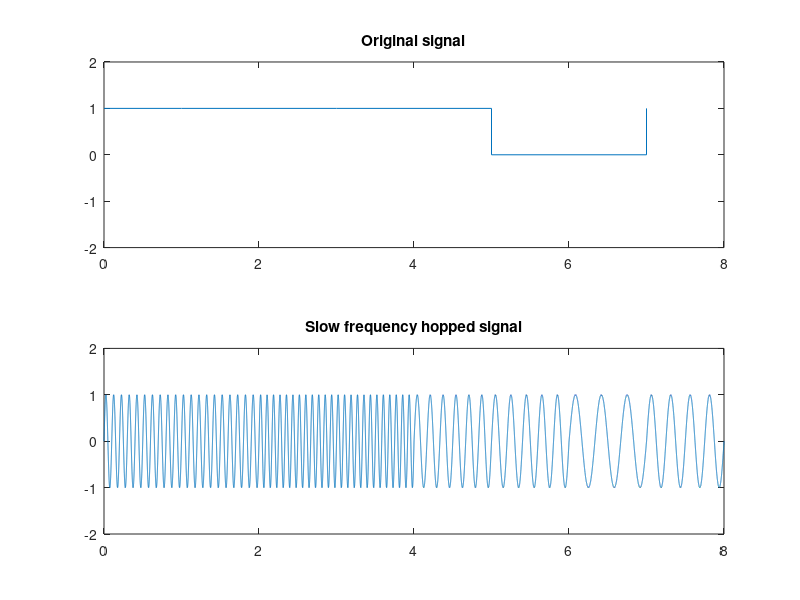
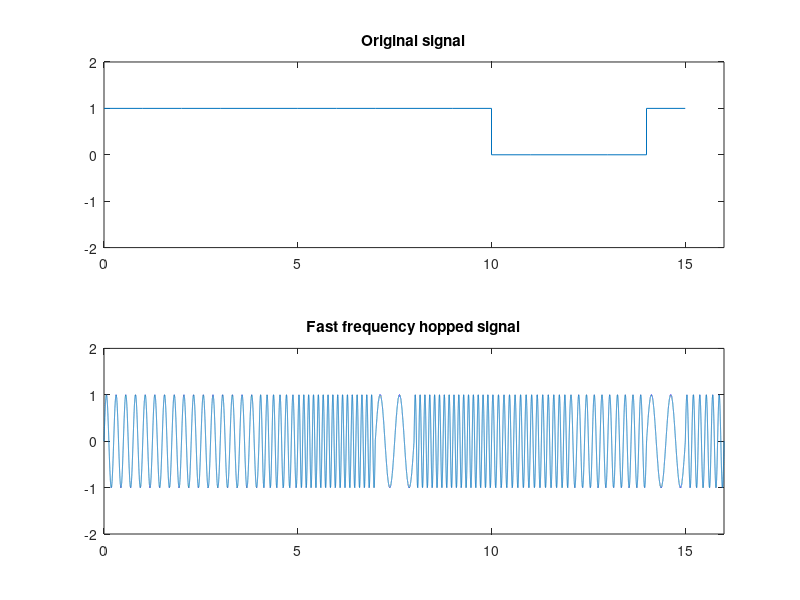

Write MATLAB code to recreate these figures, in order.
clc;
close all;
clear all;

N = 8;
bits = randi([0 1],N,1)

% Slow Hop
chip = randi([1 8],N/2,1)
n = 0:0.0001:1;
tx_fsk = [];
% BFSK Modulator + Mixer
for i=1:N/2
    if bits(2*i-1) == 1
       choice = sin(2*2*chip(i)*pi*n);
    else
       choice = sin(2*(2*chip(i)-1)*pi*n);
    end
    tx_fsk = [tx_fsk choice];
    if bits(2*i) == 1
       choice = sin(2*2*chip(i)*pi*n);
    else
       choice = sin((2*(2*chip(i)-1)*pi*n));
    end
    tx_fsk = [tx_fsk choice];
end

figure("NAME", "Slow frequency hop");

subplot(2,1,1);
stairs(0:1:N-1,bits);
axis([0 N -2 2]);
title("Original signal")

subplot(2,1,2);
plot(0:0.0001:N+(N-1)*0.0001,tx_fsk);
axis([0 N -2 2]);
title("Slow frequency hopped signal")

% Fast Hop
bits_fast_hop = [];
for i = 1:N
   bits_fast_hop = [bits_fast_hop [bits(i) bits(i)]]; % original signal is expanded
end
chip = randi([1 4],2*N,1);
tx_fsk_fast_hop = [];
% BFSK Modulator + Mixer
for i=1:2*N
    if bits_fast_hop(i) == 1
       choice = sin(2*2*chip(i)*pi*n);
    else
       choice = sin(2*(2*chip(i)-1)*pi*n);
    end
    tx_fsk_fast_hop = [tx_fsk_fast_hop choice];
end

figure("NAME", "Fast frequency hop");

subplot(2,1,1);
stairs(0:1:2*N-1,bits_fast_hop); % expanded original signal is plotted
axis([0 2*N -2 2]);
title("Original signal")

subplot(2,1,2);
plot(0:0.0001:2*N+(2*N-1)*0.0001,tx_fsk_fast_hop);
axis([0 2*N -2 2]);
title("Fast frequency hopped signal")
